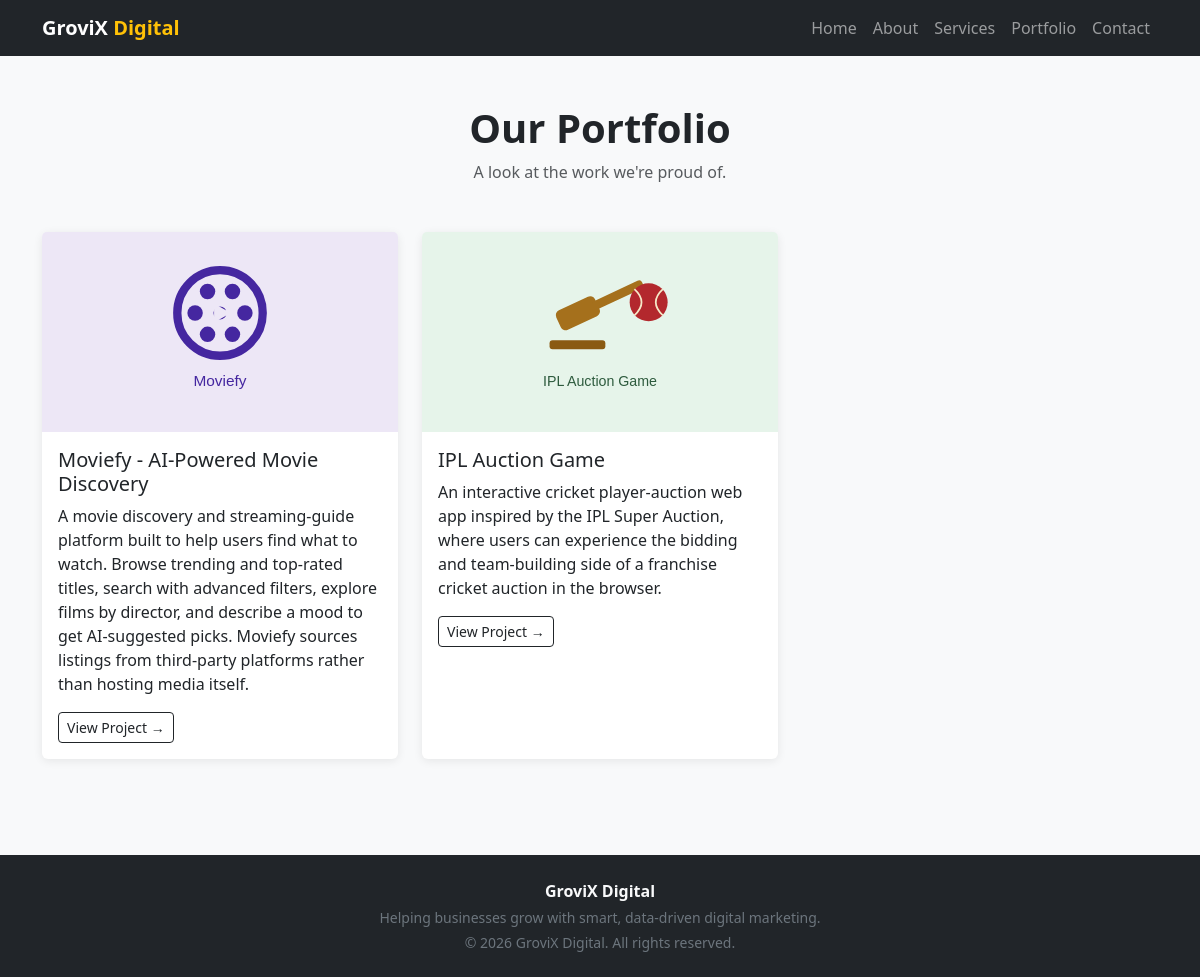
Screenshot of /portfolio.php with the database file from the repository.
### tables this page shows
CREATE TABLE portfolio (
    id INT AUTO_INCREMENT PRIMARY KEY,
    title VARCHAR(150) NOT NULL,
    description TEXT NOT NULL,
    image VARCHAR(255) DEFAULT NULL,
    client_name VARCHAR(150) NOT NULL,
    project_url VARCHAR(255) DEFAULT NULL,
    created_at TIMESTAMP DEFAULT CURRENT_TIMESTAMP
);

### includes/functions.php (called while the page is built, shortened)
<?php
function clean_input($value) {
    return htmlspecialchars(trim($value ?? ''), ENT_QUOTES, 'UTF-8');
}
function portfolio_image_url($filename, $title = '') {
    if (str_contains(strtolower($title), 'moviefy')) {
        return BASE_URL . '/assets/img/portfolio-moviefy.svg';
    }
    if (str_contains(strtolower($title), 'ipl') || str_contains(strtolower($title), 'auction')) {
        return BASE_URL . '/assets/img/portfolio-iplauction.svg';
    }
    return BASE_URL . '/assets/img/placeholder.svg';
}

### public/portfolio.php (the view, shortened to what this page needs)
<?php
require_once __DIR__ . '/../includes/db.php';
require_once __DIR__ . '/../includes/functions.php';
require_once __DIR__ . '/../includes/header.php';
$items = [];
$result = mysqli_query($conn, "SELECT id, title, description, image, client_name, project_url FROM portfolio ORDER BY created_at DESC");
while ($row = mysqli_fetch_assoc($result)) {
    $items[] = $row;
}
?>
<section class="py-5">
  <div class="container">
    <div class="text-center mb-5">
      <h1 class="fw-bold">Our Portfolio</h1>
      <p class="text-muted">A look at the work we're proud of.</p>
    </div>
    <div class="row g-4">
      <?php foreach ($items as $item): ?>
        <div class="col-md-6 col-lg-4">
          <div class="card card-portfolio">
            <img src="<?= portfolio_image_url($item['image'], $item['title']) ?>" class="card-img-top" alt="<?= clean_input($item['title']) ?>">
            <div class="card-body">
              <h5 class="card-title"><?= clean_input($item['title']) ?></h5>
              <p class="card-text"><?= clean_input($item['description']) ?></p>
              <?php if (!empty($item['project_url'])): ?>
                <a href="<?= clean_input($item['project_url']) ?>" class="btn btn-sm btn-outline-dark" target="_blank" rel="noopener noreferrer">View Project &rarr;</a>
              <?php endif; ?>
            </div>
          </div>
        </div>
      <?php endforeach; ?>
    </div>
  </div>
</section>
<?php require_once __DIR__ . '/../includes/footer.php'; ?>

### assets/css/style.css (style rules this page uses)
body { font-family: 'Segoe UI', Arial, sans-serif; background-color: #f8f9fa; }
.card-service, .card-portfolio, .card-testimonial { border: none; box-shadow: 0 2px 10px rgba(0,0,0,0.08); transition: transform 0.2s ease; height: 100%; }
.card-service img, .card-portfolio img { height: 200px; object-fit: cover; }

### rows the page displays
portfolio: shows a picture, title "Moviefy - AI-Powered Movie Discovery", description "A movie discovery and streaming-guide platform built to help users find what to watch. Browse trending and top-rated titles, search with advanced filters, explore films by director, and describe a mood to get AI-suggested picks. Moviefy sources listings from third-party platforms rather than hosting media itself."
portfolio: shows a picture, title "IPL Auction Game", description "An interactive cricket player-auction web app inspired by the IPL Super Auction, where users can experience the bidding and team-building side of a franchise cricket auction in the browser."
